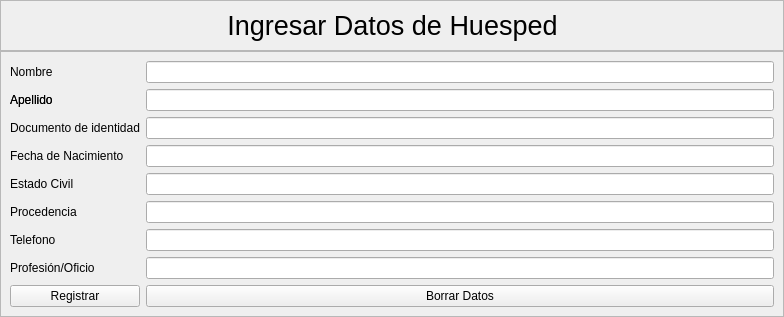
         <widget class="QWidget" name="agghuesped_page">
          <property name="minimumSize">
           <size>
            <width>40</width>
            <height>40</height>
           </size>
          </property>
          <layout class="QVBoxLayout" name="verticalLayout_7">
           <property name="spacing">
            <number>0</number>
           </property>
           <property name="leftMargin">
            <number>0</number>
           </property>
           <property name="topMargin">
            <number>0</number>
           </property>
           <property name="rightMargin">
            <number>0</number>
           </property>
           <property name="bottomMargin">
            <number>0</number>
           </property>
           <item>
            <widget class="QFrame" name="frame_tituloHuesped">
             <property name="enabled">
              <bool>true</bool>
             </property>
             <property name="minimumSize">
              <size>
               <width>0</width>
               <height>0</height>
              </size>
             </property>
             <property name="maximumSize">
              <size>
               <width>16777215</width>
               <height>75</height>
              </size>
             </property>
             <property name="frameShape">
              <enum>QFrame::StyledPanel</enum>
             </property>
             <property name="frameShadow">
              <enum>QFrame::Raised</enum>
             </property>
             <layout class="QHBoxLayout" name="horizontalLayout_5">
              <item>
               <spacer name="horizontalSpacer_2">
                <property name="orientation">
                 <enum>Qt::Horizontal</enum>
                </property>
                <property name="sizeHint" stdset="0">
                 <size>
                  <width>217</width>
                  <height>20</height>
                 </size>
                </property>
               </spacer>
              </item>
              <item>
               <widget class="QLabel" name="label_5">
                <property name="font">
                 <font>
                  <pointsize>20</pointsize>
                 </font>
                </property>
                <property name="text">
                 <string>Ingresar Datos de Huesped</string>
                </property>
                <property name="alignment">
                 <set>Qt::AlignCenter</set>
                </property>
               </widget>
              </item>
              <item>
               <spacer name="horizontalSpacer_4">
                <property name="orientation">
                 <enum>Qt::Horizontal</enum>
                </property>
                <property name="sizeHint" stdset="0">
                 <size>
                  <width>216</width>
                  <height>20</height>
                 </size>
                </property>
               </spacer>
              </item>
             </layout>
            </widget>
           </item>
           <item>
            <widget class="QFrame" name="frame_DatosReserva">
             <property name="minimumSize">
              <size>
               <width>0</width>
               <height>0</height>
              </size>
             </property>
             <property name="styleSheet">
              <string notr="true">QLabel{
	font: 14pt &quot;Segoe UI&quot;;
}
QLineEdit{
	font: 14pt &quot;Segoe UI&quot;;
}</string>
             </property>
             <property name="frameShape">
              <enum>QFrame::StyledPanel</enum>
             </property>
             <property name="frameShadow">
              <enum>QFrame::Raised</enum>
             </property>
             <layout class="QGridLayout" name="gridLayout_2">
              <item row="1" column="1">
               <widget class="QLineEdit" name="lineEdit_apellido"/>
              </item>
              <item row="1" column="0">
               <widget class="QLabel" name="label_apellido">
                <property name="text">
                 <string>Apellido</string>
                </property>
               </widget>
              </item>
              <item row="9" column="0">
               <widget class="QLabel" name="label_oficio">
                <property name="text">
                 <string>Profesión/Oficio</string>
                </property>
               </widget>
              </item>
              <item row="6" column="0">
               <widget class="QLabel" name="label_estadoCivil">
                <property name="text">
                 <string>Estado Civil</string>
                </property>
               </widget>
              </item>
              <item row="3" column="0">
               <widget class="QLabel" name="label_fechaNacimiento">
                <property name="text">
                 <string>Fecha de Nacimiento</string>
                </property>
               </widget>
              </item>
              <item row="10" column="0">
               <widget class="QPushButton" name="pushButton_Registrar">
                <property name="text">
                 <string>Registrar</string>
                </property>
               </widget>
              </item>
              <item row="10" column="1">
               <widget class="QPushButton" name="pushButton_Limpiar">
                <property name="text">
                 <string>Borrar Datos</string>
                </property>
               </widget>
              </item>
              <item row="7" column="1">
               <widget class="QLineEdit" name="lineEdit_procedencia"/>
              </item>
              <item row="7" column="0">
               <widget class="QLabel" name="label_Procedencia">
                <property name="text">
                 <string>Procedencia</string>
                </property>
               </widget>
              </item>
              <item row="2" column="0">
               <widget class="QLabel" name="label_cedula">
                <property name="text">
                 <string>Documento de identidad</string>
                </property>
               </widget>
              </item>
              <item row="8" column="0">
               <widget class="QLabel" name="label_telefono">
                <property name="text">
                 <string>Telefono</string>
                </property>
               </widget>
              </item>
              <item row="6" column="1">
               <widget class="QLineEdit" name="lineEdit_estadoCivil"/>
              </item>
              <item row="3" column="1">
               <widget class="QLineEdit" name="lineEdit_fechaNacimiento"/>
              </item>
              <item row="1" column="0">
               <widget class="QLabel" name="label_apellido">
                <property name="text">
                 <string>Apellido</string>
                </property>
               </widget>
              </item>
              <item row="0" column="0">
               <widget class="QLabel" name="label_nombre">
                <property name="text">
                 <string>Nombre</string>
                </property>
               </widget>
              </item>
              <item row="2" column="1">
               <widget class="QLineEdit" name="lineEdit_cedula"/>
              </item>
              <item row="0" column="1">
               <widget class="QLineEdit" name="lineEdit_nombre"/>
              </item>
              <item row="9" column="1">
               <widget class="QLineEdit" name="lineEdit_profesion"/>
              </item>
              <item row="8" column="1">
               <widget class="QLineEdit" name="lineEdit_telefono"/>
              </item>
             </layout>
            </widget>
           </item>
          </layout>
         </widget>
